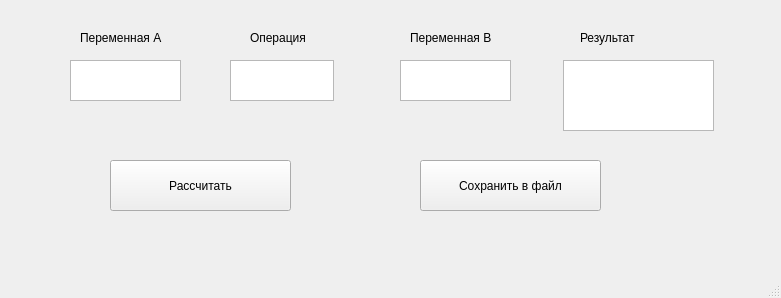
<?xml version="1.0" encoding="UTF-8"?>
<ui version="4.0">
 <class>MainWindow</class>
 <widget class="QMainWindow" name="MainWindow">
  <property name="geometry">
   <rect>
    <x>0</x>
    <y>0</y>
    <width>781</width>
    <height>298</height>
   </rect>
  </property>
  <property name="windowTitle">
   <string>MainWindow</string>
  </property>
  <widget class="QWidget" name="centralwidget">
   <widget class="QPushButton" name="Calc">
    <property name="geometry">
     <rect>
      <x>110</x>
      <y>160</y>
      <width>181</width>
      <height>51</height>
     </rect>
    </property>
    <property name="text">
     <string>Рассчитать</string>
    </property>
   </widget>
   <widget class="QTextEdit" name="InputA">
    <property name="geometry">
     <rect>
      <x>70</x>
      <y>60</y>
      <width>111</width>
      <height>41</height>
     </rect>
    </property>
   </widget>
   <widget class="QPushButton" name="SaveF">
    <property name="geometry">
     <rect>
      <x>420</x>
      <y>160</y>
      <width>181</width>
      <height>51</height>
     </rect>
    </property>
    <property name="text">
     <string>Сохранить в файл</string>
    </property>
   </widget>
   <widget class="QTextEdit" name="Operation">
    <property name="geometry">
     <rect>
      <x>230</x>
      <y>60</y>
      <width>104</width>
      <height>41</height>
     </rect>
    </property>
   </widget>
   <widget class="QTextEdit" name="InputB">
    <property name="geometry">
     <rect>
      <x>400</x>
      <y>60</y>
      <width>111</width>
      <height>41</height>
     </rect>
    </property>
   </widget>
   <widget class="QTextEdit" name="Result">
    <property name="geometry">
     <rect>
      <x>563</x>
      <y>60</y>
      <width>151</width>
      <height>71</height>
     </rect>
    </property>
   </widget>
   <widget class="QLabel" name="label">
    <property name="geometry">
     <rect>
      <x>80</x>
      <y>30</y>
      <width>101</width>
      <height>16</height>
     </rect>
    </property>
    <property name="lineWidth">
     <number>1</number>
    </property>
    <property name="text">
     <string>Переменная А</string>
    </property>
   </widget>
   <widget class="QLabel" name="label_2">
    <property name="geometry">
     <rect>
      <x>250</x>
      <y>30</y>
      <width>71</width>
      <height>16</height>
     </rect>
    </property>
    <property name="text">
     <string>Операция</string>
    </property>
   </widget>
   <widget class="QLabel" name="label_3">
    <property name="geometry">
     <rect>
      <x>410</x>
      <y>30</y>
      <width>101</width>
      <height>16</height>
     </rect>
    </property>
    <property name="text">
     <string>Переменная В</string>
    </property>
   </widget>
   <widget class="QLabel" name="label_4">
    <property name="geometry">
     <rect>
      <x>580</x>
      <y>30</y>
      <width>71</width>
      <height>16</height>
     </rect>
    </property>
    <property name="text">
     <string>Результат</string>
    </property>
   </widget>
  </widget>
  <widget class="QMenuBar" name="menubar">
   <property name="geometry">
    <rect>
     <x>0</x>
     <y>0</y>
     <width>781</width>
     <height>26</height>
    </rect>
   </property>
  </widget>
  <widget class="QStatusBar" name="statusbar"/>
 </widget>
 <resources/>
 <connections/>
</ui>
